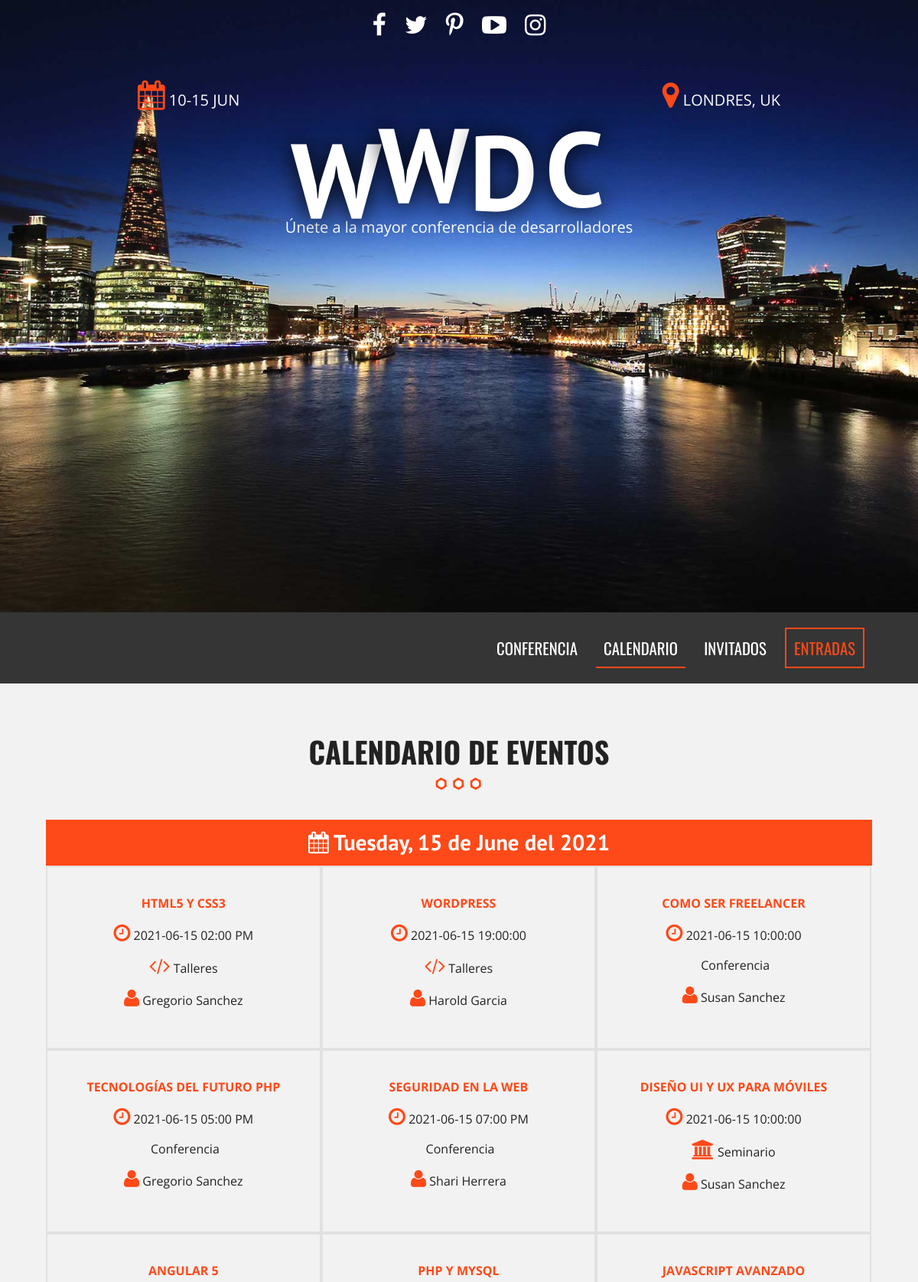
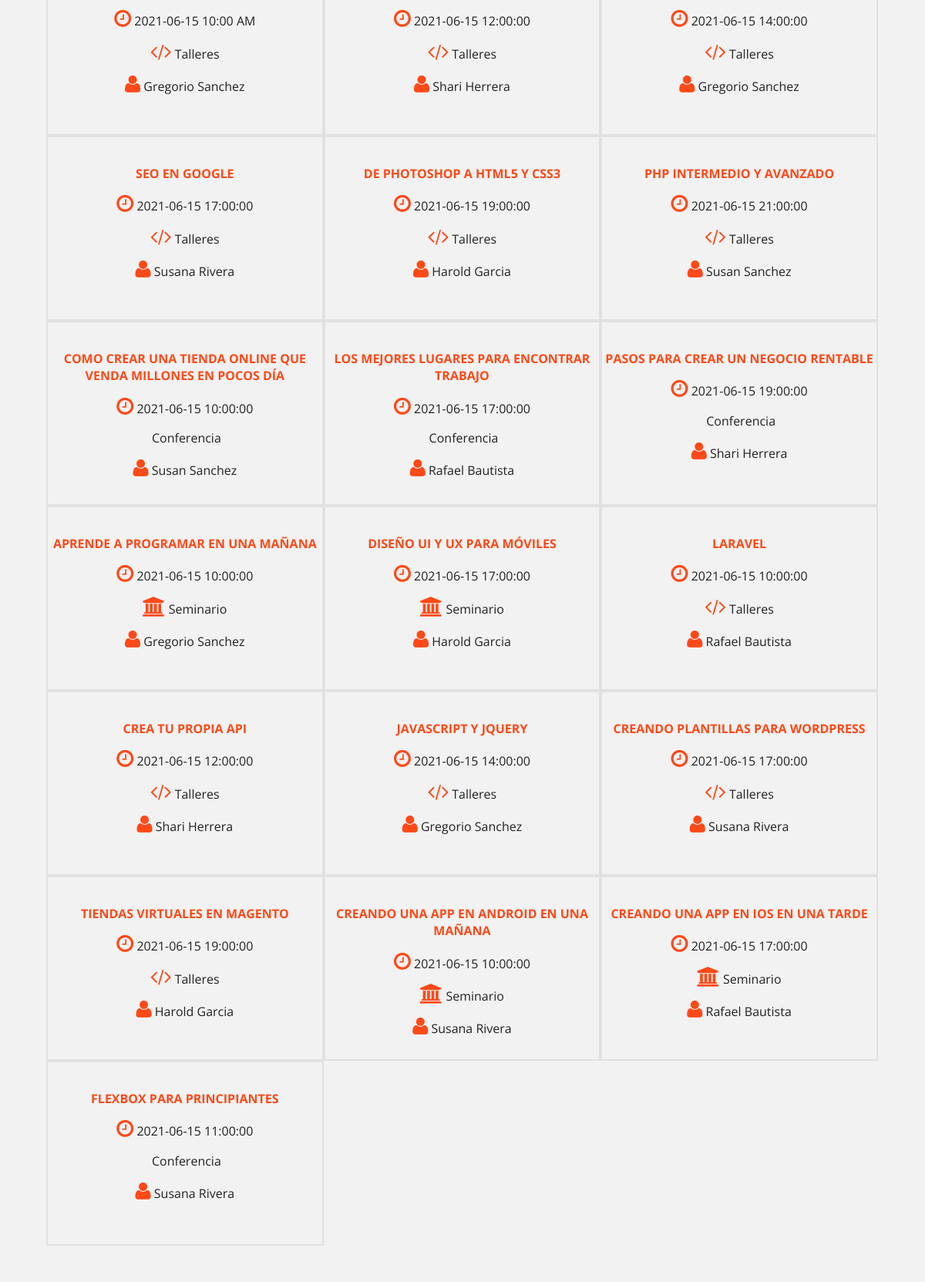
Page /calendario.php (upper part) on the committed database (2 pictures, top to bottom).
### tables this page shows
CREATE TABLE `eventos` (
  `evento_id` tinyint(10) NOT NULL,
  `nombre_evento` varchar(60) NOT NULL,
  `fecha_evento` date NOT NULL,
  `hora_evento` varchar(10) NOT NULL,
  `id_cat_evento` tinyint(10) NOT NULL,
  `id_inv` tinyint(4) NOT NULL,
  `clave` varchar(10) NOT NULL
);

CREATE TABLE `categoria_evento` (
  `id_categoria` tinyint(10) NOT NULL,
  `cat_evento` varchar(50) NOT NULL,
  `icono` varchar(15) NOT NULL,
  `actualizado` datetime NOT NULL
);

### calendario.php (the view, shortened to what this page needs)
<?php include_once 'includes/templates/header.php'; ?>
        <section class="seccion contenedor">
              <h2>Calendario de Eventos</h2>
              <?php
                try {
                    require_once('includes/funciones/bd_conexion.php');
                    $sql = " SELECT evento_id, nombre_evento, fecha_evento, hora_evento, cat_evento, icono, nombre_invitado, apellido_invitado ";
                    $sql .= " FROM eventos ";
                    $sql .= " INNER JOIN categoria_evento ";
                    $sql .= " ON eventos.id_cat_evento = categoria_evento.id_categoria ";
                    $sql .= " INNER JOIN invitados ";
                    $sql .= " ON eventos.id_inv = invitados.invitado_id ";
                    $sql .= " ORDER BY evento_id ";
                    $resultado = $conn->query($sql);
                } catch (\Exception $e) {
                    echo $e->getMessage();
                }
              ?>
              <div class="calendario">
                  <?php
                     $calendario = array();
                     while( $eventos = $resultado->fetch_assoc() ) {
                         $fecha = $eventos['fecha_evento'];
                         $evento = array(
                             'titulo' => $eventos['nombre_evento'],
                             'fecha' => $eventos['fecha_evento'],
                             'hora' => $eventos['hora_evento'],
                             'categoria' => $eventos['cat_evento'],
                             'icono' =>  $eventos['icono'],
                             'invitado' => $eventos['nombre_invitado'] . " " . $eventos['apellido_invitado']
                         );
                         $calendario[$fecha][] = $evento;
                         ?>
                     <?php   }   ?>
                     <?php
                        foreach($calendario as $dia => $lista_eventos) { ?>
                            <h3>
                                <i class="fa fa-calendar"></i>
                                <?php
                                    echo  strftime( "%A, %d de %B del %Y", strtotime($dia) ); ?>
                            </h3>
                            <?php foreach($lista_eventos as $evento) { ?>
                                <div class="dia">
                                    <p class="titulo"><?php echo $evento['titulo']; ?></p>
                                    <p class="hora">
                                        <i class="fa fa-clock-o" aria-hidden="true"></i>
                                        <?php echo $evento['fecha'] . " " . $evento['hora']; ?>
                                    </p>
                                    <p>
                                        <i class="fa <?php echo $evento['icono']; ?>" aria-hidden="true"></i>
                                        <?php echo $evento['categoria']; ?></p>
                                    <p>
                                        <i class="fa fa-user" aria-hidden="true"></i>
                                        <?php echo $evento['invitado']; ?></p>
                                </div>
                            <?php }  ?>
                        <?php }  ?>
              </div>
        </section>
    <?php include_once 'includes/templates/footer.php'; ?>

### css/main.css (style rules this page uses)
html { color: #222; font-size: 1em; line-height: 1.4; }
html { box-sizing: border-box; }
*,*:before,*:after { box-sizing: inherit; }
body { background-color: #f2f2f2; font-family: 'Open Sans', sans-serif; }
.contenedor { width: 98%; margin:0 auto; }
@media only screen and (min-width:480px) { .contenedor { width: 95%; } }
@media only screen and (min-width:768px) { .contenedor { width: 90%; } }
@media only screen and (min-width:992px) { .contenedor { width: 90%; max-width: 1100px; } }
.seccion { padding: 30px 0; }
.seccion p { font-size: 1.2em; text-align: center; }
h2 { font-family: 'Oswald', sans-serif; font-size: 2.4em; text-transform: uppercase; text-align: center; }
h2::after { content: ''; margin: 0 auto; background-image: url(../img/separador.png); height: 30px; width: 100px; display: block; }
h3 { font-size: 1.8em; color: #fe4918; font-family: 'PT Sans', sans-serif; margin: 0; }
div.calendario h3 { background-color: #fe4918; clear: both; color: white; text-align: center; padding: 10px 0; }
div.calendario::after { clear: both; display: block; content: ''; }
div.dia { width: 50%; float: left; border: 2px solid #e1e1e1; transition: all .3s ease; }
@media only screen and (min-width:768px) { div.dia { width: 33.3%; min-height: 240px; padding-top: 20px; } }
div.dia p.titulo { color: #fe4918; text-transform: uppercase; font-weight: bold; }
div.dia p { font-size: 1em; }
div.dia i { color: #fe4918; font-size: 1.6em; }

### rows in the picture
eventos: nombre_evento "HTML5 Y CSS3", fecha_evento "2021-06-15", hora_evento "02:00 PM", id_cat_evento.cat_evento "Talleres", invitado "Gregorio Sanchez"
eventos: nombre_evento "WORDPRESS", fecha_evento "2021-06-15", hora_evento "19:00:00", id_cat_evento.cat_evento "Talleres", invitado "Harold Garcia"
eventos: nombre_evento "COMO SER FREELANCER", fecha_evento "2021-06-15", hora_evento "10:00:00", id_cat_evento.cat_evento "Conferencia", invitado "Susan Sanchez"
eventos: nombre_evento "TECNOLOGÍAS DEL FUTURO PHP", fecha_evento "2021-06-15", hora_evento "05:00 PM", id_cat_evento.cat_evento "Conferencia", invitado "Gregorio Sanchez"
eventos: nombre_evento "SEGURIDAD EN LA WEB", fecha_evento "2021-06-15", hora_evento "07:00 PM", id_cat_evento.cat_evento "Conferencia", invitado "Shari Herrera"
eventos: nombre_evento "DISEÑO UI Y UX PARA MÓVILES", fecha_evento "2021-06-15", hora_evento "10:00:00", id_cat_evento.cat_evento "Seminario", invitado "Susan Sanchez"
eventos: nombre_evento "ANGULAR 5", fecha_evento "2021-06-15", hora_evento "10:00 AM", id_cat_evento.cat_evento "Talleres", invitado "Gregorio Sanchez"
eventos: nombre_evento "PHP Y MYSQL", fecha_evento "2021-06-15", hora_evento "12:00:00", id_cat_evento.cat_evento "Talleres", invitado "Shari Herrera"
eventos: nombre_evento "JAVASCRIPT AVANZADO", fecha_evento "2021-06-15", hora_evento "14:00:00", id_cat_evento.cat_evento "Talleres", invitado "Gregorio Sanchez"
eventos: nombre_evento "SEO EN GOOGLE", fecha_evento "2021-06-15", hora_evento "17:00:00", id_cat_evento.cat_evento "Talleres", invitado "Susana Rivera"
eventos: nombre_evento "DE PHOTOSHOP A HTML5 Y CSS3", fecha_evento "2021-06-15", hora_evento "19:00:00", id_cat_evento.cat_evento "Talleres", invitado "Harold Garcia"
eventos: nombre_evento "PHP INTERMEDIO Y AVANZADO", fecha_evento "2021-06-15", hora_evento "21:00:00", id_cat_evento.cat_evento "Talleres", invitado "Susan Sanchez"
eventos: nombre_evento "COMO CREAR UNA TIENDA ONLINE QUE VENDA MILLONES EN POCOS DÍA", fecha_evento "2021-06-15", hora_evento "10:00:00", id_cat_evento.cat_evento "Conferencia", invitado "Susan Sanchez"
eventos: nombre_evento "LOS MEJORES LUGARES PARA ENCONTRAR TRABAJO", fecha_evento "2021-06-15", hora_evento "17:00:00", id_cat_evento.cat_evento "Conferencia", invitado "Rafael Bautista"
eventos: nombre_evento "PASOS PARA CREAR UN NEGOCIO RENTABLE", fecha_evento "2021-06-15", hora_evento "19:00:00", id_cat_evento.cat_evento "Conferencia", invitado "Shari Herrera"
eventos: nombre_evento "APRENDE A PROGRAMAR EN UNA MAÑANA", fecha_evento "2021-06-15", hora_evento "10:00:00", id_cat_evento.cat_evento "Seminario", invitado "Gregorio Sanchez"
eventos: nombre_evento "DISEÑO UI Y UX PARA MÓVILES", fecha_evento "2021-06-15", hora_evento "17:00:00", id_cat_evento.cat_evento "Seminario", invitado "Harold Garcia"
eventos: nombre_evento "LARAVEL", fecha_evento "2021-06-15", hora_evento "10:00:00", id_cat_evento.cat_evento "Talleres", invitado "Rafael Bautista"
eventos: nombre_evento "CREA TU PROPIA API", fecha_evento "2021-06-15", hora_evento "12:00:00", id_cat_evento.cat_evento "Talleres", invitado "Shari Herrera"
eventos: nombre_evento "JAVASCRIPT Y JQUERY", fecha_evento "2021-06-15", hora_evento "14:00:00", id_cat_evento.cat_evento "Talleres", invitado "Gregorio Sanchez"
eventos: nombre_evento "CREANDO PLANTILLAS PARA WORDPRESS", fecha_evento "2021-06-15", hora_evento "17:00:00", id_cat_evento.cat_evento "Talleres", invitado "Susana Rivera"
eventos: nombre_evento "TIENDAS VIRTUALES EN MAGENTO", fecha_evento "2021-06-15", hora_evento "19:00:00", id_cat_evento.cat_evento "Talleres", invitado "Harold Garcia"
eventos: nombre_evento "CREANDO UNA APP EN ANDROID EN UNA MAÑANA", fecha_evento "2021-06-15", hora_evento "10:00:00", id_cat_evento.cat_evento "Seminario", invitado "Susana Rivera"
eventos: nombre_evento "CREANDO UNA APP EN IOS EN UNA TARDE", fecha_evento "2021-06-15", hora_evento "17:00:00", id_cat_evento.cat_evento "Seminario", invitado "Rafael Bautista"
eventos: nombre_evento "FLEXBOX PARA PRINCIPIANTES", fecha_evento "2021-06-15", hora_evento "11:00:00", id_cat_evento.cat_evento "Conferencia", invitado "Susana Rivera"

### other values in the picture
strftime( "%A, %d de %B del %Y", strtotime($dia) ) "Tuesday, 15 de June del 2021"
